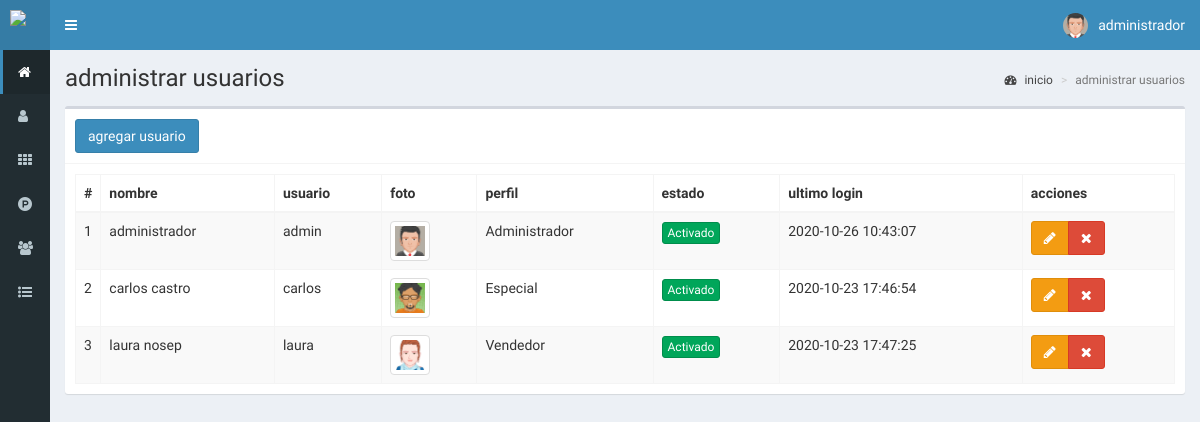
/usuarios (signed in), run on the app's committed database.
### tables this page shows
CREATE TABLE `usuarios` (
  `id` int(11) NOT NULL,
  `nombre` text NOT NULL,
  `usuario` text NOT NULL,
  `password` text NOT NULL,
  `perfil` text NOT NULL,
  `foto` text NOT NULL,
  `estado` int(11) NOT NULL,
  `ultimo_login` datetime NOT NULL,
  `fecha` timestamp NOT NULL DEFAULT current_timestamp() ON UPDATE current_timestamp()
);

### controladores/plantilla.controlador.php (called while the page is built)
<?php
class ControladorPlantilla{
	static public function ctrPlantilla(){
		include "vistas/plantilla.php";
	}
}

### index.php (called while the page is built, shortened)
<?php
require_once "controladores/plantilla.controlador.php";
require_once "controladores/usuarios.controlador.php";
require_once "controladores/ventas.controlador.php";
require_once "modelos/usuarios.modelo.php";
$plantilla = new ControladorPlantilla();
$plantilla -> ctrPlantilla();

### controladores/usuarios.controlador.php (called while the page is built, shortened)
<?php
class ControladorUsuarios{
	static public function ctrMostrarUsuarios($item, $valor){
		$tabla = "usuarios";
		$respuesta = ModeloUsuarios::MdlMostrarUsuarios($tabla, $item, $valor);
		return $respuesta;
	}
}

### modelos/conexion.php (called while the page is built)
<?php
class Conexion{
	static public function conectar(){
		$link = new PDO("mysql:host=localhost;dbname=itataerp",
			            "root",
			            "");
		$link->exec("set names utf8");
		return $link;
	}
}

### modelos/usuarios.modelo.php (called while the page is built, shortened)
<?php
require_once "conexion.php";
class ModeloUsuarios{
	static public function mdlMostrarUsuarios($tabla, $item, $valor){
		if($item != null){
			$stmt = Conexion::conectar()->prepare("SELECT * FROM $tabla WHERE $item = :$item");
			$stmt -> bindParam(":".$item, $valor, PDO::PARAM_STR);
			$stmt -> execute();
			return $stmt -> fetch();
		}else{
			$stmt = Conexion::conectar()->prepare("SELECT * FROM $tabla");
			$stmt -> execute();
			return $stmt -> fetchAll();
		}
	}
}

### vistas/modulos/usuarios.php (the view, shortened to what this page needs)
<div class="content-wrapper">
  <section class="content-header">
    <h1>
      administrar usuarios
    </h1>
    <ol class="breadcrumb">
      <li><a href="inicio"><i class="fa fa-dashboard"></i> inicio</a></li>
      <li class="active">administrar usuarios</li>
    </ol>
  </section>
  <section class="content">
    <div class="box">
      <div class="box-header with-border">
        <button class="btn btn-primary" data-toggle="modal" data-target="#modalAgregarUsuario">
          agregar usuario
        </button>
      </div>
      <div class="box-body">
       <table class="table table-bordered table-striped dt-responsive tablas" width="100%">
        <thead>
         <tr>
           <th style="width:10px">#</th>
           <th>nombre</th>
           <th>usuario</th>
           <th>foto</th>
           <th>perfil</th>
           <th>estado</th>
           <th>ultimo login</th>
           <th>acciones</th>
         </tr>
        </thead>
        <tbody>
        <?php
        $item = null;
        $valor = null;
        $usuarios = ControladorUsuarios::ctrMostrarUsuarios($item, $valor);
       foreach ($usuarios as $key => $value){
          echo ' <tr>
                  <td>'.($key+1).'</td>
                  <td>'.$value["nombre"].'</td>
                  <td>'.$value["usuario"].'</td>';
                  if($value["foto"] != ""){
                    echo '<td><img src="'.$value["foto"].'" class="img-thumbnail" width="40px"></td>';
                  }else{
                    echo '<td><img src="vistas/img/usuarios/default/icondefault.png" class="img-thumbnail" width="40px"></td>';
                  }
                  echo '<td>'.$value["perfil"].'</td>';
                  if($value["estado"] != 0){
                    echo '<td><button class="btn btn-success btn-xs btnActivar" idUsuario="'.$value["id"].'" estadoUsuario="0">Activado</button></td>';
                  }else{
                    echo '<td><button class="btn btn-danger btn-xs btnActivar" idUsuario="'.$value["id"].'" estadoUsuario="1">Desactivado</button></td>';
                  }
                  echo '<td>'.$value["ultimo_login"].'</td>
                  <td>
                    <div class="btn-group">
                      <button class="btn btn-warning btnEditarUsuario" idUsuario="'.$value["id"].'" data-toggle="modal" data-target="#modalEditarUsuario"><i class="fa fa-pencil"></i></button>
                      <button class="btn btn-danger btnEliminarUsuario" idUsuario="'.$value["id"].'" fotoUsuario="'.$value["foto"].'" usuario="'.$value["usuario"].'"><i class="fa fa-times"></i></button>
                    </div>
                  </td>
                </tr>';
        }
        ?>
        </tbody>
       </table>
      </div>
    </div>
  </section>
</div>

### data on the page
usuarios: nombre "administrador", usuario "admin", foto (picture), perfil "Administrador", ultimo_login "2020-10-26 10:43:07"
usuarios: nombre "carlos castro", usuario "carlos", foto (picture), perfil "Especial", ultimo_login "2020-10-23 17:46:54"
usuarios: nombre "laura nosep", usuario "laura", foto (picture), perfil "Vendedor", ultimo_login "2020-10-23 17:47:25"

### other printed values
$_SESSION["nombre"] "administrador"
